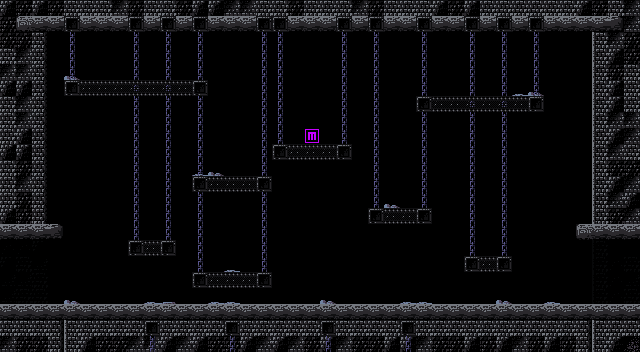

The image is a tile-based game level rendered from a .tmx file. Its description and complete source (layers, tilesets, objects, tile grids) follow:
An orthogonal 40x22 tile map with 16x16 px tiles, 3 tile layers (Background, Collision, Foreground).

<map version="1.10" tiledversion="1.10.2" orientation="orthogonal" renderorder="right-down" width="40" height="22" tilewidth="16" tileheight="16" infinite="0" nextlayerid="4" nextobjectid="1">
 <tileset firstgid="1" source="../tileset/tileset.tsx" />
 <layer id="2" name="Background" class="Layer" width="40" height="22">
  <properties>
   <property name="type" propertytype="LayerType" value="background" />
  </properties>
  <data encoding="csv">
0,0,0,0,0,0,0,0,0,0,0,0,0,0,0,0,0,0,0,0,0,0,0,0,0,0,0,0,0,0,0,0,0,0,0,0,0,0,0,0,
0,0,0,0,0,0,0,0,0,0,0,0,0,0,0,0,0,0,0,0,0,0,0,0,0,0,0,0,0,0,0,0,0,0,0,0,0,0,0,0,
0,0,0,0,0,0,0,0,839,0,839,0,0,0,0,0,0,0,0,0,0,0,0,839,0,0,0,0,0,839,0,839,0,0,0,0,0,0,0,0,
0,0,0,0,0,0,0,0,839,0,839,0,0,0,0,0,0,0,0,0,0,0,0,839,0,0,0,0,0,839,0,839,0,0,0,0,0,0,0,0,
0,0,0,0,36,0,0,0,839,0,839,0,0,0,0,0,0,0,0,0,0,0,0,839,0,0,0,0,0,839,0,839,0,0,0,0,0,0,0,0,
0,0,0,0,0,0,0,0,839,0,839,0,0,0,0,0,0,0,0,0,0,0,0,839,0,0,0,0,0,839,0,839,37,36,0,0,0,0,0,0,
0,0,0,0,0,0,0,0,839,0,839,0,0,0,0,0,0,0,0,0,0,0,0,839,0,0,0,0,0,839,0,839,0,0,0,0,0,0,0,0,
0,0,0,0,0,0,0,0,839,0,839,0,0,0,0,0,0,0,0,0,0,0,0,839,0,0,0,0,0,839,0,839,0,0,0,0,0,0,0,0,
0,0,0,0,0,0,0,0,839,0,839,0,0,0,0,0,0,0,0,0,0,0,0,839,0,0,0,0,0,839,0,839,0,0,0,0,0,0,0,0,
0,0,0,0,0,0,0,0,839,0,839,0,0,0,0,0,0,0,0,0,0,0,0,839,0,0,0,0,0,839,0,839,0,0,0,0,0,0,0,0,
0,0,0,0,0,0,0,0,839,0,839,0,37,36,0,0,0,0,0,0,0,0,0,839,0,0,0,0,0,839,0,839,0,0,0,0,0,0,0,0,
0,0,0,0,0,0,0,0,839,0,839,0,0,0,0,0,0,0,0,0,0,0,0,839,0,0,0,0,0,839,0,839,0,0,0,0,0,0,0,0,
0,0,0,0,0,0,0,0,839,0,839,0,0,0,0,0,0,0,0,0,0,0,0,839,36,0,0,0,0,839,0,839,0,0,0,0,0,0,0,0,
0,0,0,0,0,0,0,0,839,0,839,0,0,0,0,0,0,0,0,0,0,0,0,0,0,0,0,0,0,839,0,839,0,0,0,0,0,0,0,0,
0,0,0,0,0,0,0,0,839,0,839,0,0,0,0,0,0,0,0,0,0,0,0,0,0,0,0,0,0,839,0,839,0,0,0,0,0,0,0,0,
868,868,866,0,0,0,0,0,0,0,0,0,0,0,0,0,0,0,0,0,0,0,0,0,0,0,0,0,0,839,0,839,0,0,0,0,0,870,8,8,
866,865,867,0,0,0,0,0,0,0,0,0,0,0,37,0,0,0,0,0,0,0,0,0,0,0,0,0,0,0,0,0,0,0,0,0,0,870,868,865,
867,867,865,0,0,0,0,0,0,0,0,0,0,0,0,0,0,0,0,0,0,0,0,0,0,0,0,0,0,0,0,0,0,0,0,0,0,870,868,867,
867,865,865,0,36,0,0,0,0,37,40,0,0,37,37,0,0,0,0,0,36,0,0,0,0,37,37,0,0,0,0,36,0,0,37,0,0,870,868,865,
0,0,0,0,0,0,0,0,0,0,0,0,0,0,0,0,0,0,0,0,0,0,0,0,0,0,0,0,0,0,0,0,0,0,0,0,0,0,0,0,
0,0,0,0,0,0,0,0,0,0,0,0,0,0,0,0,0,0,0,0,0,0,0,0,0,0,0,0,0,0,0,0,0,0,0,0,0,0,0,0,
0,0,0,0,0,0,0,0,0,0,0,0,0,0,0,0,0,0,0,0,0,0,0,0,0,0,0,0,0,0,0,0,0,0,0,0,0,0,0,0
</data>
 </layer>
 <layer id="1" name="Collision" width="40" height="22">
  <data encoding="csv">
803,805,803,805,801,801,801,804,805,801,801,805,803,803,804,804,801,801,805,801,801,801,804,805,801,801,801,803,805,803,801,801,801,801,801,801,803,805,801,804,
805,834,835,835,806,835,835,835,806,835,806,835,806,835,835,835,806,806,835,835,835,806,835,806,835,835,806,835,835,806,835,806,835,806,835,835,835,835,836,804,
805,805,837,0,0,0,0,0,0,0,0,0,0,0,0,0,0,0,0,0,0,0,0,0,0,0,0,0,0,0,0,0,0,0,0,0,0,838,804,805,
801,804,837,0,0,0,0,0,0,0,0,0,0,0,0,0,0,0,0,0,0,0,0,0,0,0,0,0,0,0,0,0,0,0,0,0,0,838,803,805,
804,804,837,0,0,0,0,0,0,0,0,0,0,0,0,0,0,0,0,0,0,0,0,0,0,0,0,0,0,0,0,0,0,0,0,0,0,838,805,801,
803,803,837,0,806,802,802,802,802,802,802,802,806,0,0,0,0,0,0,0,0,0,0,0,0,0,0,0,0,0,0,0,0,0,0,0,0,838,803,801,
801,804,837,0,0,0,0,0,0,0,0,0,0,0,0,0,0,0,0,0,0,0,0,0,0,0,806,802,802,802,802,802,802,806,0,0,0,838,803,801,
801,804,837,0,0,0,0,0,0,0,0,0,0,0,0,0,0,0,0,0,0,0,0,0,0,0,0,0,0,0,0,0,0,0,0,0,0,838,804,804,
801,803,837,0,0,0,0,0,0,0,0,0,0,0,0,0,0,0,0,30,0,0,0,0,0,0,0,0,0,0,0,0,0,0,0,0,0,838,803,804,
803,803,837,0,0,0,0,0,0,0,0,0,0,0,0,0,0,806,802,802,802,806,0,0,0,0,0,0,0,0,0,0,0,0,0,0,0,838,804,801,
801,805,837,0,0,0,0,0,0,0,0,0,0,0,0,0,0,0,0,0,0,0,0,0,0,0,0,0,0,0,0,0,0,0,0,0,0,838,805,805,
801,804,837,0,0,0,0,0,0,0,0,0,806,802,802,802,806,0,0,0,0,0,0,0,0,0,0,0,0,0,0,0,0,0,0,0,0,838,803,804,
801,805,837,0,0,0,0,0,0,0,0,0,0,0,0,0,0,0,0,0,0,0,0,0,0,0,0,0,0,0,0,0,0,0,0,0,0,838,804,803,
803,805,837,0,0,0,0,0,0,0,0,0,0,0,0,0,0,0,0,0,0,0,0,806,802,802,806,0,0,0,0,0,0,0,0,0,0,838,805,804,
835,835,835,836,0,0,0,0,0,0,0,0,0,0,0,0,0,0,0,0,0,0,0,0,0,0,0,0,0,0,0,0,0,0,0,0,834,835,835,835,
0,0,0,0,0,0,0,0,806,802,806,0,0,0,0,0,0,0,0,0,0,0,0,0,0,0,0,0,0,0,0,0,0,0,0,0,0,0,0,0,
0,0,0,0,0,0,0,0,0,0,0,0,0,0,0,0,0,0,0,0,0,0,0,0,0,0,0,0,0,806,802,806,0,0,0,0,0,0,0,0,
0,0,0,0,0,0,0,0,0,0,0,0,806,802,802,802,806,0,0,0,0,0,0,0,0,0,0,0,0,0,0,0,0,0,0,0,0,0,0,0,
0,0,0,0,0,0,0,0,0,0,0,0,0,0,0,0,0,0,0,0,0,0,0,0,0,0,0,0,0,0,0,0,0,0,0,0,0,0,0,0,
835,835,835,835,835,835,835,835,835,835,835,835,835,835,835,835,835,835,835,835,835,835,835,835,835,835,835,835,835,835,835,835,835,835,835,835,835,835,835,835,
801,801,801,837,838,801,801,801,801,806,801,801,801,801,806,801,801,801,801,801,806,801,801,801,801,806,801,801,801,801,801,801,801,801,801,801,837,838,801,801,
804,805,805,837,838,803,805,805,804,804,803,804,803,805,805,803,804,803,804,805,803,804,805,805,803,803,804,805,805,803,805,803,804,805,803,805,837,838,803,7
</data>
 </layer>
 <layer id="3" name="Foreground" class="Layer" width="40" height="22">
  <properties>
   <property name="type" propertytype="LayerType" value="foreground" />
  </properties>
  <data encoding="csv">
0,0,0,0,0,0,0,0,0,0,0,0,0,0,0,0,0,0,0,0,0,0,0,0,0,0,0,0,0,0,0,0,0,0,0,0,0,0,0,0,
0,0,0,0,0,0,0,0,0,0,0,0,0,0,0,0,0,0,0,0,0,0,0,0,0,0,0,0,0,0,0,0,0,0,0,0,0,0,0,0,
0,0,0,0,839,0,0,0,0,0,0,0,839,0,0,0,839,839,0,0,0,839,0,0,0,0,839,0,0,0,0,0,0,839,0,0,0,0,0,0,
0,0,0,0,839,0,0,0,0,0,0,0,839,0,0,0,839,839,0,0,0,839,0,0,0,0,839,0,0,0,0,0,0,839,0,0,0,0,0,0,
0,0,0,0,839,0,0,0,0,0,0,0,839,0,0,0,839,839,0,0,0,839,0,0,0,0,839,0,0,0,0,0,0,839,0,0,0,0,0,0,
0,0,0,0,0,0,0,0,0,0,0,0,0,0,0,0,839,839,0,0,0,839,0,0,0,0,839,0,0,0,0,0,0,839,0,0,0,0,0,0,
0,0,0,0,0,0,0,0,0,0,0,0,839,0,0,0,839,839,0,0,0,839,0,0,0,0,0,0,0,0,0,0,0,0,0,0,0,0,0,0,
0,0,0,0,0,0,0,0,0,0,0,0,839,0,0,0,839,839,0,0,0,839,0,0,0,0,839,0,0,0,0,0,0,0,0,0,0,0,0,0,
0,0,0,0,0,0,0,0,0,0,0,0,839,0,0,0,839,839,0,0,0,839,0,0,0,0,839,0,0,0,0,0,0,0,0,0,0,0,0,0,
0,0,0,0,0,0,0,0,0,0,0,0,839,0,0,0,839,0,0,0,0,0,0,0,0,0,839,0,0,0,0,0,0,0,0,0,0,0,0,0,
0,0,0,0,0,0,0,0,0,0,0,0,839,0,0,0,839,0,0,0,0,0,0,0,0,0,839,0,0,0,0,0,0,0,0,0,0,0,0,0,
0,0,0,0,0,0,0,0,0,0,0,0,0,0,0,0,0,0,0,0,0,0,0,0,0,0,839,0,0,0,0,0,0,0,0,0,0,0,0,0,
0,0,0,0,0,0,0,0,0,0,0,0,839,0,0,0,839,0,0,0,0,0,0,0,0,0,839,0,0,0,0,0,0,0,0,0,0,0,0,0,
0,0,0,0,0,0,0,0,0,0,0,0,839,0,0,0,839,0,0,0,0,0,0,0,0,0,0,0,0,0,0,0,0,0,0,0,0,0,0,0,
0,0,0,0,0,0,0,0,0,0,0,0,839,0,0,0,839,0,0,0,0,0,0,0,0,0,0,0,0,0,0,0,0,0,0,0,0,0,0,0,
0,0,0,0,0,0,0,0,0,0,0,0,839,0,0,0,839,0,0,0,0,0,0,0,0,0,0,0,0,0,0,0,0,0,0,0,0,0,0,0,
0,0,0,0,0,0,0,0,0,0,0,0,839,0,0,0,839,0,0,0,0,0,0,0,0,0,0,0,0,0,0,0,0,0,0,0,0,0,0,0,
0,0,0,0,0,0,0,0,0,0,0,0,0,0,0,0,0,0,0,0,0,0,0,0,0,0,0,0,0,0,0,0,0,0,0,0,0,0,0,0,
0,0,0,0,0,0,0,0,0,0,0,0,0,0,0,0,0,0,0,0,0,0,0,0,0,0,0,0,0,0,0,0,0,0,0,0,0,0,0,0,
0,0,0,0,0,0,0,0,0,0,0,0,0,0,0,0,0,0,0,0,0,0,0,0,0,0,0,0,0,0,0,0,0,0,0,0,0,0,0,0,
0,0,0,0,0,0,0,0,0,0,0,0,0,0,0,0,0,0,0,0,0,0,0,0,0,0,0,0,0,0,0,0,0,0,0,0,0,0,0,0,
0,0,0,0,0,0,0,0,0,839,0,0,0,0,839,0,0,0,0,0,839,0,0,0,0,839,0,0,0,0,0,0,0,0,0,0,0,0,0,0
</data>
 </layer>
</map>
